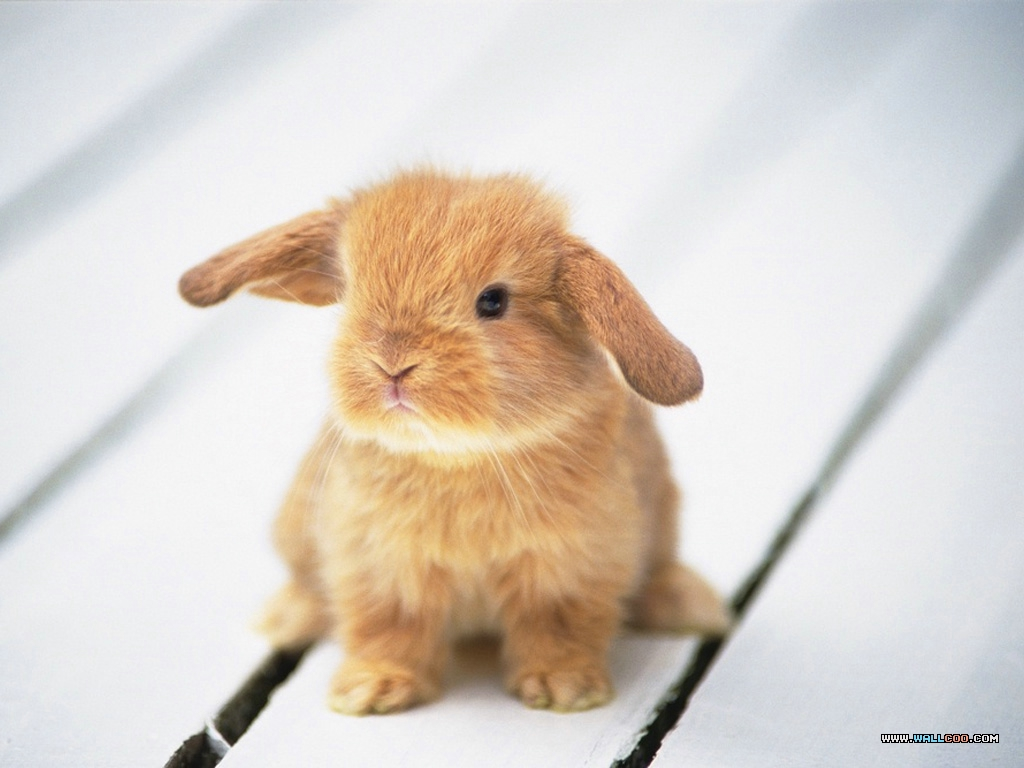
%> input picture General Matlab/Matlab Intro/examples/Bunny-Wallpapers-bunny-rabbits-128637_1024_768.jpg, 1024 x 768 px
$ octave rabbit2binary.m   (GNU Octave 9; MATLAB toolbox functions it lacks are replaced by stand-ins)
%> lines starting %> are read from the running program, lines starting %| are printed output that depends on the picture; in (x1, y1, x2, y2) boxes, pixels count from 0 and x2, y2 are one past the last pixel; in counts of white or black regions, pixels touching at a corner belong together; the program's own positions count from 1
% convert color image to binary image

R = imread('X:\\Lab\Computer Code\General Matlab\Matlab Intro\examples\Bunny-Wallpapers-bunny-rabbits-128637_1024_768.jpg');
%> R is the input picture: size 768x1024x3 uint8; mean R, G, B 217.7, 209, 200.4
% Red = double(R(:,:,3));
S = std(double(R),0,3);     % calculate the standard deviation.  Only colored pixels will have a large std.
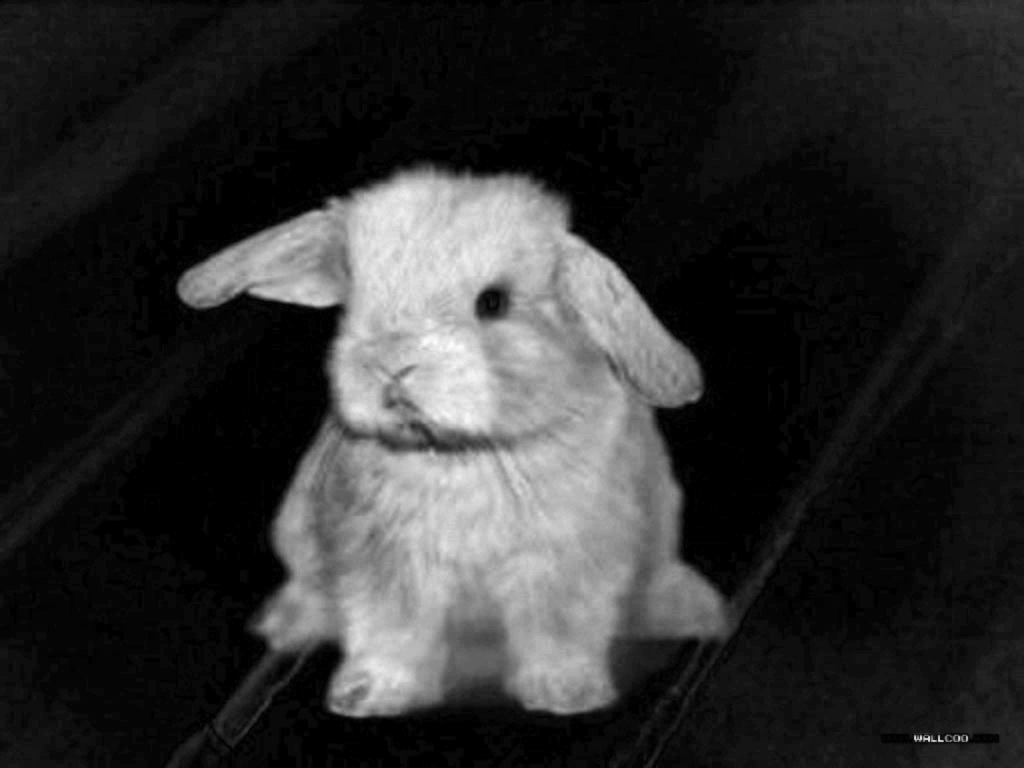
%> S: size 768x1024 double; min 0, max 69, mean 12.8; drawn with min black and max white


redLevel = 0.5*(max(max(R(:,:,1))));
%> redLevel = 128
blueLevel = 0.8*(max(max(R(:,:,3))));
%> blueLevel = 202
blueMat = double(R(:,:,3));
redMat = double(R(:,:,1));

figure(5);
subplot(1,2,1);
imshow(blueMat,[]);
title('blue mat');
subplot(1,2,2);
imshow(redMat,[]);
title('red mat');
%a means more than an amount of Red
a = redMat>redLevel;
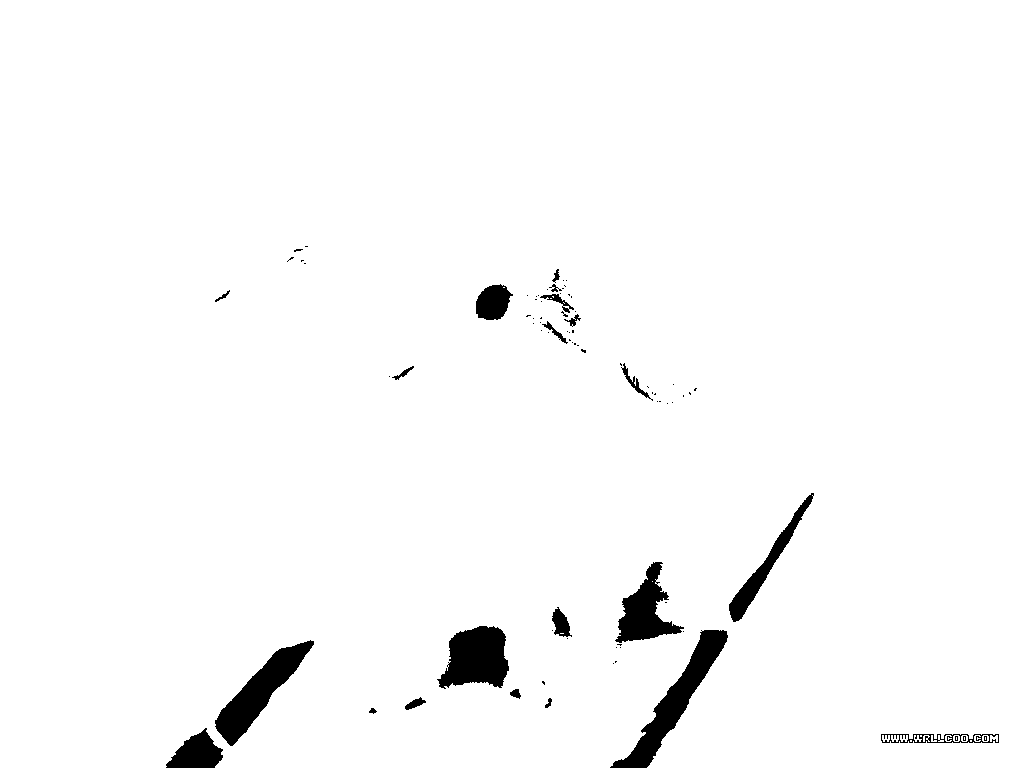
%> a: size 768x1024 logical; 97.6% white; 82 black regions (61 under 20 px), largest, box (x1, y1, x2, y2) and area: (610, 630, 728, 768) 3710, (215, 640, 314, 746) 3354, (437, 626, 509, 689) 3198
%b means more than an amount of blue
b = blueMat<blueLevel;
%> b: size 768x1024 logical; 29.7% white; 191 white regions (184 under 20 px), largest, box (x1, y1, x2, y2) and area: (177, 0, 1024, 768) 225365, (0, 415, 128, 547) 2810, (881, 680, 1024, 768) 2743
% minimumRedLevel = zeros(size(temp,1),size(temp,2));
onlyBunny = redMat.*a.*b;
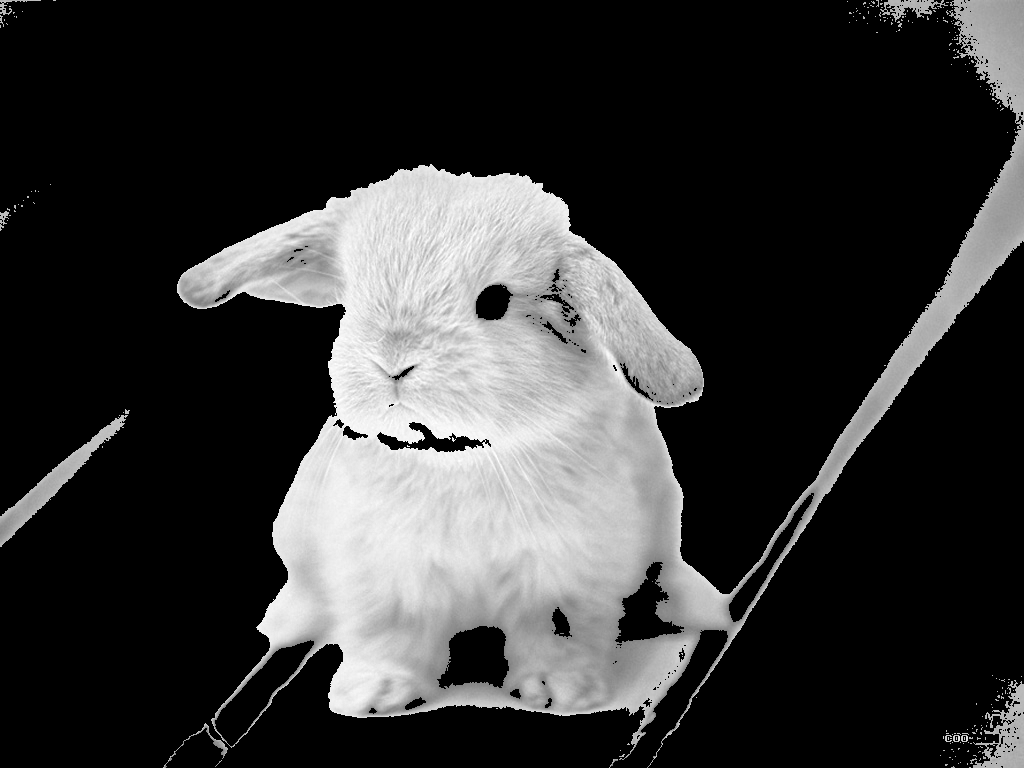
%> onlyBunny: size 768x1024 double; min 0, max 255, mean 54.1
% thresh = graythresh(S);    % automatically calculate the threshold for converting to binary image
% bw = im2bw(S,thresh);      % generate the binary image

%%

figure (6);
subplot (1,4,1);
imshow(onlyBunny);
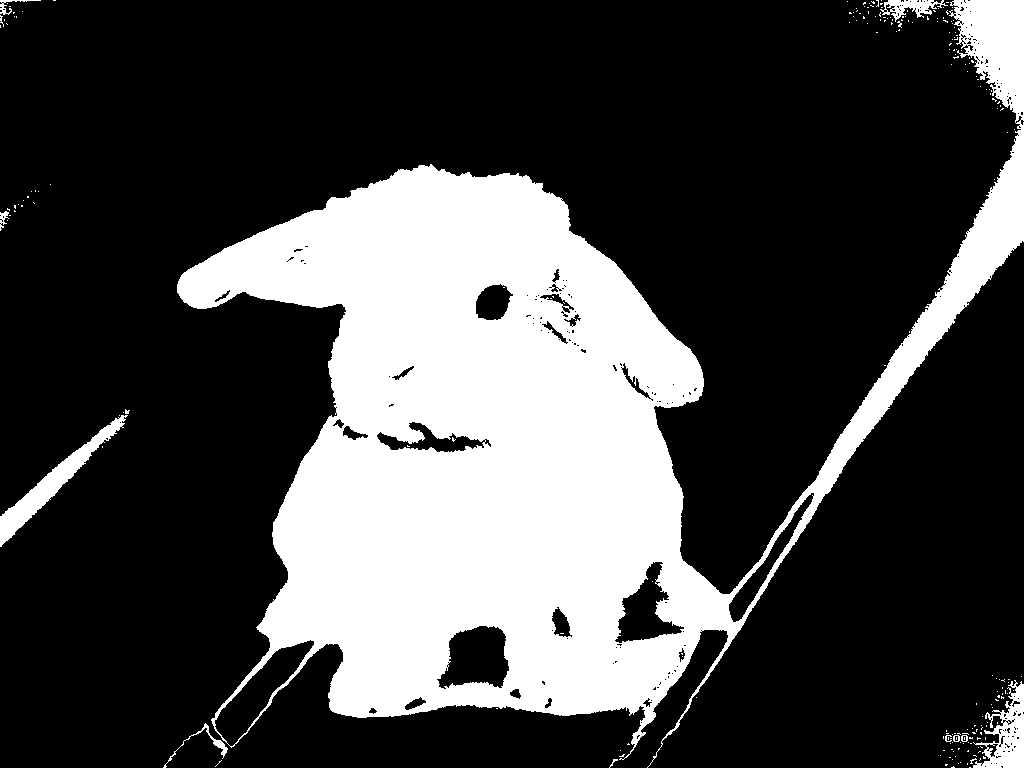
%> displayed picture: size 768x1024, on the screen's scale of 0 to 255; 27.4% white; 221 white regions (210 under 20 px), largest, box (x1, y1, x2, y2) and area: (177, 0, 1024, 768) 208407, (0, 415, 128, 547) 2810, (973, 680, 1024, 768) 2098
title ('before erosion');


thresh = 0.4*max(onlyBunny(:));
%> thresh = 102
bw = onlyBunny > thresh;
bw = imerode(bw,strel('disk',9));
%> bw: size 768x1024 logical; 20.1% white; 11 white regions (5 under 20 px), largest, box (x1, y1, x2, y2) and area: (185, 174, 724, 710) 149364, (820, 143, 1024, 488) 5361, (977, 0, 1024, 93) 2917, (0, 478, 57, 535) 288, (1009, 749, 1024, 768) 161, (544, 308, 554, 315) 36

figure (6);
subplot (1,4,2);
imshow(bw);
title ('before erosion');

thresh = 0.4*max(onlyBunny(:));
bw = onlyBunny > thresh;
bw = imopen(bw,strel('disk',9));
%> bw: size 768x1024 logical; 25.6% white; 5 white regions, box (x1, y1, x2, y2) and area: (177, 166, 732, 718) 183166, (812, 135, 1024, 496) 11615, (969, 0, 1024, 112) 4107, (0, 460, 76, 543) 1966, (1001, 741, 1024, 768) 439

figure (6);
subplot (1,4,3);
imshow(bw);
title ('imopen');

thresh = 0.4*max(onlyBunny(:));
bw = onlyBunny > thresh;
bw = imdilate(bw,strel('disk',9));
%> bw: size 768x1024 logical; 35% white; 5 white regions, box (x1, y1, x2, y2) and area: (155, 0, 1024, 768) 259808, (932, 667, 1024, 768) 6389, (0, 401, 138, 555) 6076, (0, 176, 59, 239) 1534, (0, 0, 64, 36) 1120

figure (6);
subplot (1,4,4);
imshow(bw);
title ('imdilate');

%%

figure(3)
subplot(2,3,1)
imshow(R)
subplot(2,3,2)
imshow(rgb2gray(R))
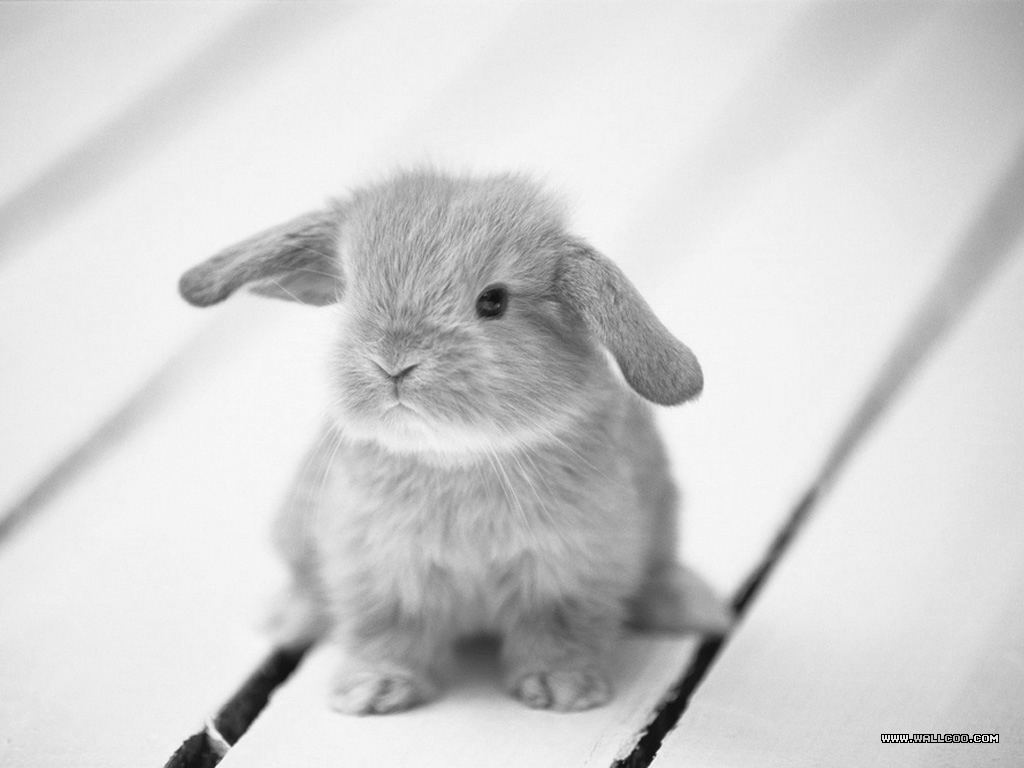
%> displayed picture: size 768x1024, on the screen's scale of 0 to 255; min 0, max 254, mean 210.6
title('grayscale')
subplot(2,3,3)
imagesc(S); axis image; colorbar;
title('standard deviation')
subplot(2,3,4)
imagesc(bw); axis image; colorbar;
title('binary image')
subplot(2,3,5)
imshow(onlyBunny,[]); axis image; colorbar;
%> after `colorbar`:
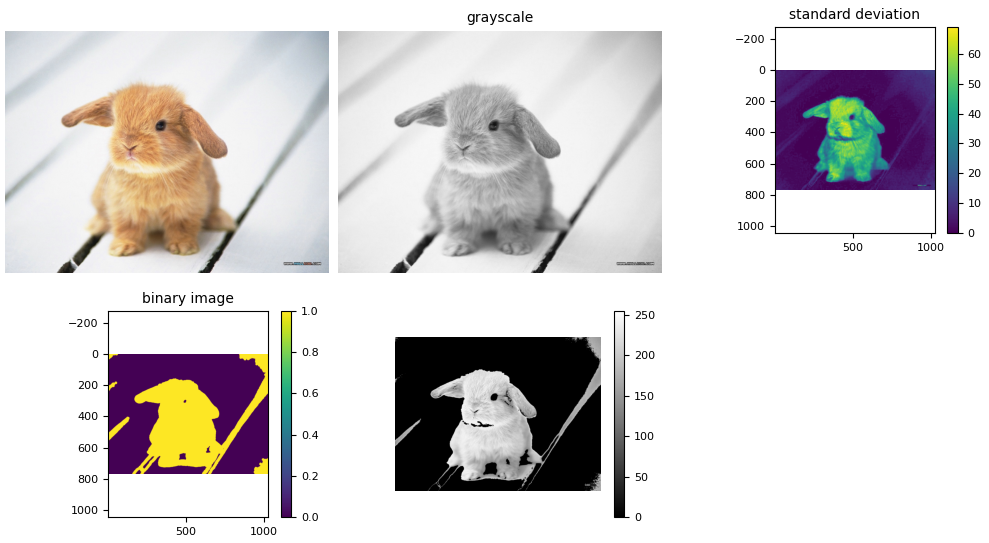
%> figure redrawn from the program's plot data, 5 panels
saveas(gcf,'rabbit_processing.fig');
